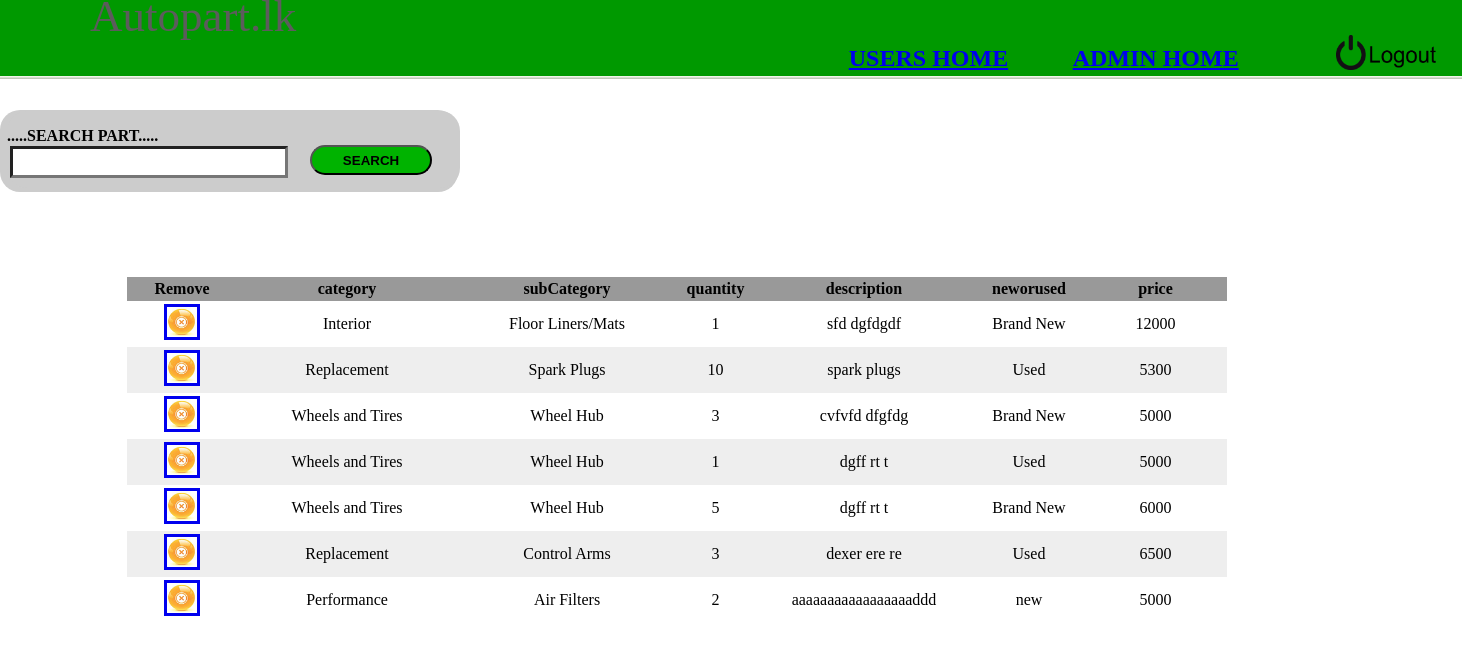
The app's page /admin/part.php (signed in) with its own data.
### tables this page shows
CREATE TABLE IF NOT EXISTS `part` (
  `partID` int(11) NOT NULL AUTO_INCREMENT,
  `userID` int(11) NOT NULL,
  `vehicleID` int(11) NOT NULL,
  `category` varchar(30) NOT NULL,
  `subCategory` varchar(50) NOT NULL,
  `quantity` int(11) NOT NULL,
  `description` varchar(100) NOT NULL,
  `newOrUsed` varchar(10) NOT NULL,
  `price` int(11) NOT NULL,
  PRIMARY KEY (`partID`),
  KEY `userID` (`userID`),
  KEY `vehicleID` (`vehicleID`),
  KEY `subCategory` (`subCategory`),
  KEY `category` (`category`)
);

### admin/part.php (the view, shortened to what this page needs)
<?php include 'header.php';?>
<link rel="stylesheet" type="text/css" href="css/forum.css" >
</head>
<body>
<?php
if ($_SERVER["REQUEST_METHOD"] == "POST") {
	if ( isset( $_POST['button'] ))
{
include "../database/dbconnect.php";
$colorchange=0;
$bgcolor="";
$found =0;
$sql = "SELECT * FROM part ORDER BY partID DESC";
$result = mysqli_query($conn, $sql);
$word =stripslashes($_POST['textfield']);
$word = str_replace(' ','',$word);
?>
<div id="apDiv1">
<div id="apDiv2">
  <form name="form1" method="post" action="<?php echo $_SERVER['PHP_SELF'];?>">
    <p>
      <label for="textfield"></label>
      <input name="textfield" type="text" class="searchtext" id="textfield" required>
      <input name="button" type="submit" class="searchbtton" id="button" value="SEARCH">
 <strong> SEARCH TOPIC</strong></p>
    <p>&nbsp;</p>
  </form>
</div>
</div>
<div class="createtabel">
<table border="0" bordercolor="#666666">
<tr>
<td>
<table width="1100" height="107" align="center" cellpadding="3" cellspacing="0" border="0" >
<tr >
<td width="10%"  align="center" bgcolor="#999"><strong>Remove</strong></td>
<td width="20%"  align="center" bgcolor="#999"><strong>category</strong></td>
<td width="20%"  align="center" bgcolor="#999"><strong>subCategory</strong></td>
<td width="7%"  align="center" bgcolor="#999"><strong>quantity</strong></td>
<td width="20%"  align="center" bgcolor="#999"><strong>description</strong></td>
<td width="10%"  align="center" bgcolor="#999"><strong>neworused</strong></td>
<td width="13%"  align="center" bgcolor="#999"><strong>price</strong></td>
</tr>
<?php
if (mysqli_num_rows($result) > 0) {
while($rows = mysqli_fetch_assoc($result)) {
       $string = $rows["category"].$rows["subCategory"];
	   $string = str_replace(' ','',$string);
	   $string = strtolower($string);
	   if(strpos($string,strtolower($word))>-1)
	   {	$found++;
		   $colorchange=$colorchange+1;
	if($colorchange%2==1)
	{
		$bgcolor="#fff";
	}
	else
	{
		$bgcolor="#EEE";
	}
?>
<tr>
<td bgcolor="<?php echo $bgcolor?>" align="center"><a href= "remove.php?detail=<?php  echo "part".",".$rows['partID'];?>" onClick="msg()"><img src="images/rm.jpg" alt="" border=3 height=30 width=30></img></a></td>
<td bgcolor="<?php echo $bgcolor?>" align="center"><?php echo $rows['category']; ?></strong></a><BR></td>
<td align="center" bgcolor="<?php echo $bgcolor	?>"><?php echo $rows['subCategory'];?></td>
<td align="center" bgcolor="<?php echo $bgcolor	?>"><?php echo $rows['quantity']; ?></td>
<td align="center" bgcolor="<?php echo $bgcolor	?>"><?php echo $rows['description']; ?></td>
<td align="center" bgcolor="<?php echo $bgcolor	?>"><?php echo $rows['newOrUsed']; ?></td>
<td align="center" bgcolor="<?php echo $bgcolor	?>"><?php echo $rows['price']; ?></td>
</tr>
 <?php
 }
}
}
?>
</table>
</td>
</tr>
</table>
</div>
<?php
if($found == 0)
{
?>
<p>&nbsp;</p>
<p>&nbsp;        </p>
<p>&nbsp;</p>
<p>&nbsp;</p>
<p>&nbsp;</p>
<p>&nbsp;</p>
<p>&nbsp;</p>
<p>&nbsp;</p>
<p>&nbsp;</p>
<p>&nbsp;</p>
<p>&nbsp;</p>
<p>&nbsp;</p>
<p>&nbsp;</p>
<div class="notfound">
<table width="1000" bgcolor:"#fff">
<tr>
<td width="100%" align="center" bgcolor:"#fff"><strong>Not Founded</strong></td>
</tr>
</table>
</div>
<?php
}
mysqli_close($conn);
}
}
else{
include "../database/dbconnect.php";
$sql = "SELECT * FROM part ORDER BY partID DESC";
$result = mysqli_query($conn, $sql);
$colorchange=0;
$bgcolor="";
?>
<div class="createtabel">
<table >
<tr>
<td>
<table width="1100" height="107" align="center" cellpadding="3"  cellspacing="0"  >
<tr >
<td width="10%"  align="center" bgcolor="#999"><strong>Remove</strong></td>
<td width="20%"  align="center" bgcolor="#999"><strong>category</strong></td>
<td width="20%"  align="center" bgcolor="#999"><strong>subCategory</strong></td>
<td width="7%"  align="center" bgcolor="#999"><strong>quantity</strong></td>
<td width="20%"  align="center" bgcolor="#999"><strong>description</strong></td>
<td width="10%"  align="center" bgcolor="#999"><strong>neworused</strong></td>
<td width="13%"  align="center" bgcolor="#999"><strong>price</strong></td>
</tr>
<?php
while($rows = mysqli_fetch_array($result)){
	$colorchange=$colorchange+1;
	if($colorchange%2==1)
	{
		$bgcolor="#fff";
	}
	else
	{
		$bgcolor="#EEE";}
?>
<tr>
<td bgcolor="<?php echo $bgcolor?>" align="center"><a href= "remove.php?detail=<?php  echo "part".",".$rows['partID'];?>" onClick="msg()"><img src="images/rm.jpg" alt="" border=3 height=30 width=30></img></a></td>
<td bgcolor="<?php echo $bgcolor?>" align="center"><?php echo $rows['category']; ?></strong></a><BR></td>
<td align="center" bgcolor="<?php echo $bgcolor	?>"><?php echo $rows['subCategory'];?></td>
<td align="center" bgcolor="<?php echo $bgcolor	?>"><?php echo $rows['quantity']; ?></td>
<td align="center" bgcolor="<?php echo $bgcolor	?>"><?php echo $rows['description']; ?></td>
<td align="center" bgcolor="<?php echo $bgcolor	?>"><?php echo $rows['newOrUsed']; ?></td>
<td align="center" bgcolor="<?php echo $bgcolor	?>"><?php echo $rows['price']; ?></td>
</tr>
<?php
}
?>
</table>
</td>
</tr>
</table>
</div>
<div id="apDiv1">
<div id="apDiv2">
  <form name="form1" method="post" action="<?php echo $_SERVER['PHP_SELF'];?>">
    <p>
      <input name="textfield" type="text" class="searchtext" id="textfield" required>
      <input name="button" type="submit" class="searchbtton" id="button" value="SEARCH">
  <strong>.....SEARCH PART.....</strong></p>
    <p>&nbsp;</p>
    <p>&nbsp;</p>
  </form>
</div>
</div>
<?php
}
?>
</body>

### admin/header.php (shortened to what this page needs)
<!DOCTYPE html>
<html>
<head>
<link href="css/header.css" rel="stylesheet">
</head>
<div id="apDivHeaderContainer">
	<?php
	if(isset($_SESSION['user']) ) {
		echo "
			<a href =\"../logout.php\"><div id=\"apDivLogout\">
			<img src=\"images/lgout.png\" width=\"100\" height=\"35\" alt=\"logot\" /></div></a>";
	}
	?>
	<div id="apDivUBar1"></div>
	<div id="apDivUBar2"></div>
	<div id="apDivBaasLk">Autopart.lk</div>
	<div id="Home">
<a href="../admin/index.php"><strong><h2>ADMIN HOME</h2></strong></a>
</div>
<div id="UserHome">
<a href="../index.php"><strong><h2>USERS HOME</h2></strong></a>
</div>
</div>
<body>
</body>
</html>

### admin/css/header.css (style rules this page uses)
#Home { position: absolute; left: auto; top: 25px; width: 170px; height: 13px; z-index: 5; right: 15%; }
#UserHome { position: absolute; left: auto; top: 25px; width: 160px; height: 13px; z-index: 5; right: 31%; }
#apDivHeaderContainer { position: absolute; left: 0px; top: 0px; width: 100%; height: 79px; z-index: 0; background: #009900; background: -moz-linear-gradient(top, #009900 0%, #009900 74%, #009900 100%); background: -webkit-gradient(linear, left top, left bottom, color-stop(0%,#009900), color-stop(74%,#009900), color-stop(100%,#009900)); background: -webkit-linear-gradient(top, #009900 0%,#009900 74%,#009900 100%); background: -o-linear-gradient(top, #009900 0%,#009900 74%,#009900 100%); background: -ms-linear-gradient(top, #009900 0%,#009900 74%,#009900 100%); background: linear-gradient(to bottom, #009900 0%,#009900 74%,#009900 100%); filter: progid:DXImageTransform.Microsoft.gradient( startColorstr='#009900', endColorstr='#009900',GradientType=0 ); }
#apDivUBar1 { position: absolute; left: 0px; top: 73px; width: 100%; height: 3px; z-index: 1; background: #009900; background: -moz-linear-gradient(top, #009900 0%, #009900 74%, #009900 100%); background: -webkit-gradient(linear, left top, left bottom, color-stop(0%,#009900), color-stop(74%,#009900), color-stop(100%,#009900)); background: -webkit-linear-gradient(top, #009900 0%,#009900 74%,#009900 100%); background: -o-linear-gradient(top, #009900 0%,#009900 74%,#009900 100%); background: -ms-linear-gradient(top, #009900 0%,#009900 74%,#009900 100%); background: linear-gradient(to bottom, #009900 0%,#009900 74%,#009900 100%); filter: progid:DXImageTransform.Microsoft.gradient( startColorstr='#99FF33', endColorstr='#009900',GradientType=0 ); }
#apDivUBar2 { position: absolute; left: 0px; top: 76px; width: 100%; height: 3px; z-index: 2; background: rgb(252,255,244); background: -moz-linear-gradient(top, rgba(252,255,244,1) 0%, rgba(223,229,215,1) 40%, rgba(179,190,173,1) 100%); background: -webkit-gradient(linear, left top, left bottom, color-stop(0%,rgba(252,255,244,1)), color-stop(40%,rgba(223,229,215,1)), color-stop(100%,rgba(179,190,173,1))); background: -webkit-linear-gradient(top, rgba(252,255,244,1) 0%,rgba(223,229,215,1) 40%,rgba(179,190,173,1) 100%); background: -o-linear-gradient(top, rgba(252,255,244,1) 0%,rgba(223,229,215,1) 40%,rgba(179,190,173,1) 100%); background: -ms-linear-gradient(top, rgba(252,255,244,1) 0%,rgba(223,229,215,1) 40%,rgba(179,190,173,1) 100%); background: linear-gradient(to bottom, rgba(252,255,244,1) 0%,rgba(223,229,215,1) 40%,rgba(179,190,173,1) 100%); filter: progid:DXImageTransform.Microsoft.gradient( startColorstr='#fcfff4', endColorstr='#b3bead',GradientType=0 ); }
#apDivBaasLk { position: absolute; box-sizing: border-box; left: 90px; top: -10px; font-family: "Bauhaus93"; font-size: 45px; color: #5c5c5c; height: 59px; width: 141px; }
#apDivLogout { position: absolute; right: 15px; top: 35px; width: 111px; height: 36px; z-index: 1; }

### admin/css/forum.css (style rules this page uses)
.createtabel { position: absolute; left: 124px; top: 274px; width: 1328px; height: 140px; z-index: 15; }

### admin/part.php (style rules this page uses)
#apDiv1 { position:absolute; top:110px; width:458px; height:82px; z-index:16; background-color: #CCCCCC; border-radius: 20px; left: 0px; }
#apDiv2 { position:absolute; left:7px; top:1px; width:453px; height:77px; z-index:17; background-color: #CCCCCC; border-radius:20px; }
.searchtext { position: absolute; border-width:3px; border-style: inset; background-color:#fff; left: 3px; font-size:16px; font-family:"Arial Black", Gadget, sans-serif; top: 35px; width: 268px; height: 24px; }
.searchbtton { position: absolute; left: 303px; top: 34px; width: 122px; background-color: #00b300; height: 30px; border-radius:20px; font-weight: bold; }

### records on screen
part: category "Interior", subCategory "Floor Liners/Mats", quantity "1", description "sfd dgfdgdf", newOrUsed "Brand New", price "12000"
part: category "Replacement", subCategory "Spark Plugs", quantity "10", description "spark plugs", newOrUsed "Used", price "5300"
part: category "Wheels and Tires", subCategory "Wheel Hub", quantity "3", description "cvfvfd dfgfdg", newOrUsed "Brand New", price "5000"
part: category "Wheels and Tires", subCategory "Wheel Hub", quantity "1", description "dgff rt t", newOrUsed "Used", price "5000"
part: category "Wheels and Tires", subCategory "Wheel Hub", quantity "5", description "dgff rt t", newOrUsed "Brand New", price "6000"
part: category "Replacement", subCategory "Control Arms", quantity "3", description "dexer ere re", newOrUsed "Used", price "6500"
part: category "Performance", subCategory "Air Filters", quantity "2", description "aaaaaaaaaaaaaaaaaddd", newOrUsed "new", price "5000"
